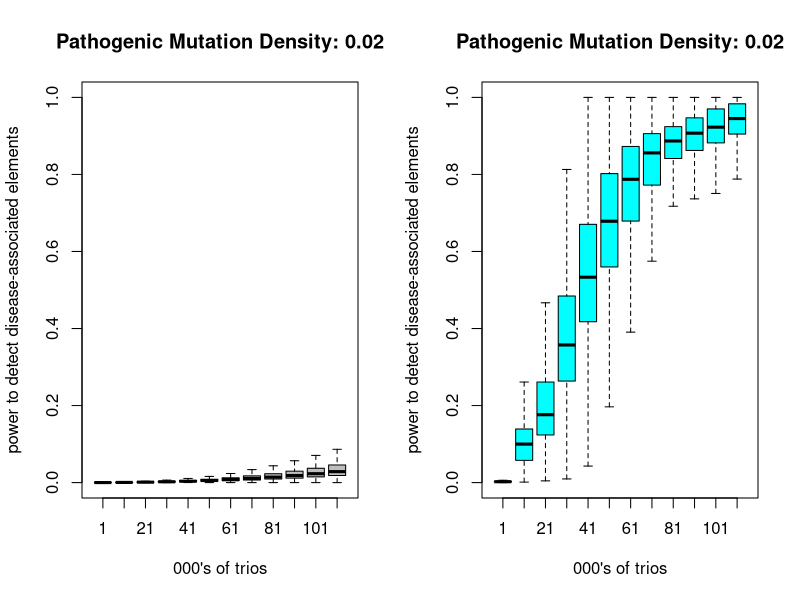

Generate this figure with R:
## ---- chunk 1
conserved_fb_active = read.table('../data/conserved_elements.min10_coverage.fb_active_roadmap_union.txt', header = TRUE, sep = "\t")

prevalence<-1/120 # enrichment of LoF mutations in DD genes
penetrance<-1 # penetrance of LoF mutations, to allow estimate of frequency of LoF mutations in cohort
num.trios<-seq(1000,111e3,10e3)
recurr=seq(2,6)
num.transmissions<-num.trios*2
thresh<-0.05/nrow(conserved_fb_active) # p value required to detect significantly mutated gene
max.DNMs<-30 # max number of DNMs to consider


# for the noncoding elements, need to reflect that we cannot identify putative LOF variants
layout(t(c(1,2)))

idx = 1
num.trios <- seq(1e3,111e3,10e3)
element.store<-matrix(nrow=nrow(conserved_fb_active), ncol=length(num.trios))

for (lof_density in c(0.02)) { # just loop once, for 0.02

  lof.rate = conserved_fb_active$p_snp_null * lof_density
  
  element.store<-matrix(nrow=nrow(conserved_fb_active), ncol=length(num.trios))
  
  for(i in seq(1,length(num.trios))) { # loop for different numbers of trios
  
  	for(j in seq(1,nrow(conserved_fb_active))) { 	# loop for each element
  
  		# how many DNMs needed to meet significance threshold given this number of trios in this gene
  		min.hits<-min(which(ppois(0:max.DNMs, conserved_fb_active$p_snp_null[j]*num.trios[i]*2, lower.tail=F)<thresh))
  		
  		# how likely to see this minimum number of DNMs
  		element.store[j,i]<-ppois(min.hits-1, (1 - lof_density) * conserved_fb_active$p_snp_null[j] * 2 + lof.rate[j]*num.trios[i]*2/prevalence*penetrance, lower.tail=F)
  		
  	}
  	
  }	
  
  idx = idx + 1
  
  # boxplot of the same
  boxplot(na.omit(element.store[,1]), na.omit(element.store[,2]), na.omit(element.store[,3]),na.omit(element.store[,4]),na.omit(element.store[,5]),na.omit(element.store[,6]),na.omit(element.store[,7]),na.omit(element.store[,8]),na.omit(element.store[,9]),na.omit(element.store[,10]), na.omit(element.store[,11]), na.omit(element.store[,12]), col="grey", outline=F, xlab="000's of trios", ylab="\npower to detect disease-associated elements", names=seq(1,111,10), main = sprintf("Pathogenic Mutation Density: %s", as.character(lof_density)), ylim = c(0,1))
}

# now, suppose we could identify LOF mutations in non-coding elements
idx = 2
num.trios<-seq(1000,111e3,10e3)
for (lof_density in c(0.02)) { # only loop once for 0.02

  lof.rate = conserved_fb_active$p_snp_null * lof_density
  
  element.store<-matrix(nrow=nrow(conserved_fb_active), ncol=length(num.trios))
  
  for(i in seq(1,length(num.trios))) { # loop for different numbers of trios
  
  	for(j in seq(1,nrow(conserved_fb_active))) { 	# loop for each element
  
  		# how many DNMs needed to meet significance threshold given this number of trios in this gene
  		min.hits<-min(which(ppois(0:max.DNMs, lof.rate[j]*num.trios[i]*2, lower.tail=F)<thresh))
  		
  		# how likely to see this minimum number of DNMs
  		element.store[j,i]<-ppois(min.hits-1, lof.rate[j]*num.trios[i]*2/prevalence*penetrance, lower.tail=F)
  		
  	}
  	
  }	
  
  idx = idx + 1
  
  # boxplot of the same
  boxplot(na.omit(element.store[,1]), na.omit(element.store[,2]), na.omit(element.store[,3]),na.omit(element.store[,4]),na.omit(element.store[,5]),na.omit(element.store[,6]),na.omit(element.store[,7]),na.omit(element.store[,8]),na.omit(element.store[,9]),na.omit(element.store[,10]), na.omit(element.store[,11]), na.omit(element.store[,12]), col="cyan", outline=F, xlab="000's of trios", ylab="\npower to detect disease-associated elements", names=seq(1,111,10), main = sprintf("Pathogenic Mutation Density: %s", as.character(lof_density)), ylim = c(0,1))
}


